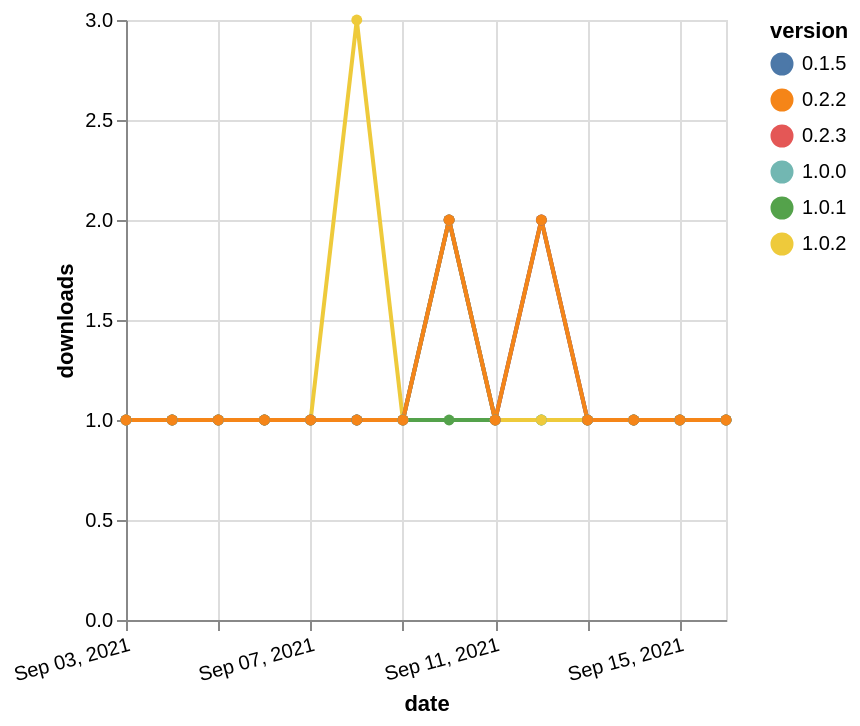

Write a Vega-Lite specification for this figure.
### Vega-Lite specification from a JSON file in a GitHub repository (floating-point values rounded to 4 significant figures)
{"$schema": "https://vega.github.io/schema/vega-lite/v5.json", "description": "A simple bar chart with embedded data.", "data": {"values": [{"date": "2021-09-03", "total": 193, "delta": 1, "version": "0.2.3"}, {"date": "2021-09-04", "total": 194, "delta": 1, "version": "0.2.3"}, {"date": "2021-09-05", "total": 195, "delta": 1, "version": "0.2.3"}, {"date": "2021-09-06", "total": 196, "delta": 1, "version": "0.2.3"}, {"date": "2021-09-07", "total": 197, "delta": 1, "version": "0.2.3"}, {"date": "2021-09-08", "total": 198, "delta": 1, "version": "0.2.3"}, {"date": "2021-09-09", "total": 199, "delta": 1, "version": "0.2.3"}, {"date": "2021-09-10", "total": 201, "delta": 2, "version": "0.2.3"}, {"date": "2021-09-11", "total": 202, "delta": 1, "version": "0.2.3"}, {"date": "2021-09-12", "total": 204, "delta": 2, "version": "0.2.3"}, {"date": "2021-09-13", "total": 205, "delta": 1, "version": "0.2.3"}, {"date": "2021-09-14", "total": 206, "delta": 1, "version": "0.2.3"}, {"date": "2021-09-15", "total": 207, "delta": 1, "version": "0.2.3"}, {"date": "2021-09-16", "total": 208, "delta": 1, "version": "0.2.3"}, {"date": "2021-09-03", "total": 127, "delta": 1, "version": "1.0.1"}, {"date": "2021-09-04", "total": 128, "delta": 1, "version": "1.0.1"}, {"date": "2021-09-05", "total": 129, "delta": 1, "version": "1.0.1"}, {"date": "2021-09-06", "total": 130, "delta": 1, "version": "1.0.1"}, {"date": "2021-09-07", "total": 131, "delta": 1, "version": "1.0.1"}, {"date": "2021-09-08", "total": 132, "delta": 1, "version": "1.0.1"}, {"date": "2021-09-09", "total": 133, "delta": 1, "version": "1.0.1"}, {"date": "2021-09-10", "total": 134, "delta": 1, "version": "1.0.1"}, {"date": "2021-09-11", "total": 135, "delta": 1, "version": "1.0.1"}, {"date": "2021-09-12", "total": 136, "delta": 1, "version": "1.0.1"}, {"date": "2021-09-13", "total": 137, "delta": 1, "version": "1.0.1"}, {"date": "2021-09-14", "total": 138, "delta": 1, "version": "1.0.1"}, {"date": "2021-09-15", "total": 139, "delta": 1, "version": "1.0.1"}, {"date": "2021-09-16", "total": 140, "delta": 1, "version": "1.0.1"}, {"date": "2021-09-03", "total": 131, "delta": 1, "version": "1.0.0"}, {"date": "2021-09-04", "total": 132, "delta": 1, "version": "1.0.0"}, {"date": "2021-09-05", "total": 133, "delta": 1, "version": "1.0.0"}, {"date": "2021-09-06", "total": 134, "delta": 1, "version": "1.0.0"}, {"date": "2021-09-07", "total": 135, "delta": 1, "version": "1.0.0"}, {"date": "2021-09-08", "total": 136, "delta": 1, "version": "1.0.0"}, {"date": "2021-09-09", "total": 137, "delta": 1, "version": "1.0.0"}, {"date": "2021-09-10", "total": 139, "delta": 2, "version": "1.0.0"}, {"date": "2021-09-11", "total": 140, "delta": 1, "version": "1.0.0"}, {"date": "2021-09-12", "total": 141, "delta": 1, "version": "1.0.0"}, {"date": "2021-09-13", "total": 142, "delta": 1, "version": "1.0.0"}, {"date": "2021-09-14", "total": 143, "delta": 1, "version": "1.0.0"}, {"date": "2021-09-15", "total": 144, "delta": 1, "version": "1.0.0"}, {"date": "2021-09-16", "total": 145, "delta": 1, "version": "1.0.0"}, {"date": "2021-09-03", "total": 125, "delta": 1, "version": "1.0.2"}, {"date": "2021-09-04", "total": 126, "delta": 1, "version": "1.0.2"}, {"date": "2021-09-05", "total": 127, "delta": 1, "version": "1.0.2"}, {"date": "2021-09-06", "total": 128, "delta": 1, "version": "1.0.2"}, {"date": "2021-09-07", "total": 129, "delta": 1, "version": "1.0.2"}, {"date": "2021-09-08", "total": 132, "delta": 3, "version": "1.0.2"}, {"date": "2021-09-09", "total": 133, "delta": 1, "version": "1.0.2"}, {"date": "2021-09-10", "total": 135, "delta": 2, "version": "1.0.2"}, {"date": "2021-09-11", "total": 136, "delta": 1, "version": "1.0.2"}, {"date": "2021-09-12", "total": 137, "delta": 1, "version": "1.0.2"}, {"date": "2021-09-13", "total": 138, "delta": 1, "version": "1.0.2"}, {"date": "2021-09-14", "total": 139, "delta": 1, "version": "1.0.2"}, {"date": "2021-09-15", "total": 140, "delta": 1, "version": "1.0.2"}, {"date": "2021-09-16", "total": 141, "delta": 1, "version": "1.0.2"}, {"date": "2021-09-03", "total": 155, "delta": 1, "version": "0.1.5"}, {"date": "2021-09-04", "total": 156, "delta": 1, "version": "0.1.5"}, {"date": "2021-09-05", "total": 157, "delta": 1, "version": "0.1.5"}, {"date": "2021-09-06", "total": 158, "delta": 1, "version": "0.1.5"}, {"date": "2021-09-07", "total": 159, "delta": 1, "version": "0.1.5"}, {"date": "2021-09-08", "total": 160, "delta": 1, "version": "0.1.5"}, {"date": "2021-09-09", "total": 161, "delta": 1, "version": "0.1.5"}, {"date": "2021-09-10", "total": 163, "delta": 2, "version": "0.1.5"}, {"date": "2021-09-11", "total": 164, "delta": 1, "version": "0.1.5"}, {"date": "2021-09-12", "total": 166, "delta": 2, "version": "0.1.5"}, {"date": "2021-09-13", "total": 167, "delta": 1, "version": "0.1.5"}, {"date": "2021-09-14", "total": 168, "delta": 1, "version": "0.1.5"}, {"date": "2021-09-15", "total": 169, "delta": 1, "version": "0.1.5"}, {"date": "2021-09-16", "total": 170, "delta": 1, "version": "0.1.5"}, {"date": "2021-09-03", "total": 149, "delta": 1, "version": "0.2.2"}, {"date": "2021-09-04", "total": 150, "delta": 1, "version": "0.2.2"}, {"date": "2021-09-05", "total": 151, "delta": 1, "version": "0.2.2"}, {"date": "2021-09-06", "total": 152, "delta": 1, "version": "0.2.2"}, {"date": "2021-09-07", "total": 153, "delta": 1, "version": "0.2.2"}, {"date": "2021-09-08", "total": 154, "delta": 1, "version": "0.2.2"}, {"date": "2021-09-09", "total": 155, "delta": 1, "version": "0.2.2"}, {"date": "2021-09-10", "total": 157, "delta": 2, "version": "0.2.2"}, {"date": "2021-09-11", "total": 158, "delta": 1, "version": "0.2.2"}, {"date": "2021-09-12", "total": 160, "delta": 2, "version": "0.2.2"}, {"date": "2021-09-13", "total": 161, "delta": 1, "version": "0.2.2"}, {"date": "2021-09-14", "total": 162, "delta": 1, "version": "0.2.2"}, {"date": "2021-09-15", "total": 163, "delta": 1, "version": "0.2.2"}, {"date": "2021-09-16", "total": 164, "delta": 1, "version": "0.2.2"}]}, "width": "container", "mark": {"type": "line", "point": {"filled": true}}, "encoding": {"x": {"field": "date", "type": "temporal", "timeUnit": "yearmonthdate", "title": "date", "axis": {"labelAngle": -15}}, "y": {"field": "delta", "type": "quantitative", "title": "downloads"}, "color": {"field": "version", "type": "nominal"}, "tooltip": {"field": "delta"}}}
